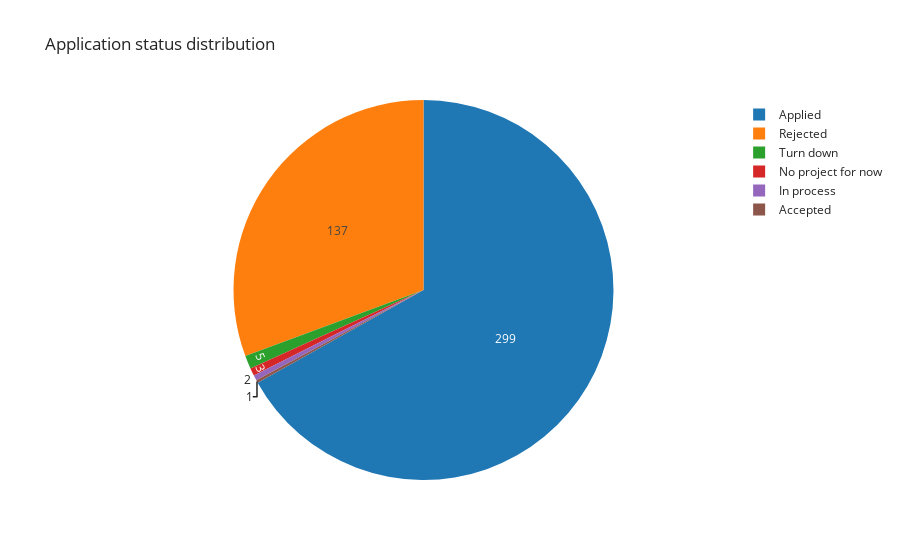

The notebook cell this image was saved under:
### Markdown cell above
#### Insights

### Code cell
status_counts = df_jsa_10_2023_p["status"].value_counts()

px.pie(values=status_counts.values, names=status_counts.index,
       title="Application status distribution")\
  .update_traces(textinfo="value")

### Figure 1 — Plotly figure (JSON) as saved in the notebook; plotly's stock layout.template omitted (floating-point values rounded to 4 significant figures)
{"data": [{"domain": {"x": [0, 1], "y": [0, 1]}, "hovertemplate": "label=%{label}<br>value=%{value}<extra></extra>", "labels": ["Applied", "Rejected", "Turn down", "No project for now", "In process", "Accepted"], "legendgroup": "", "name": "", "showlegend": true, "textinfo": "value", "type": "pie", "values": [299, 137, 5, 3, 2, 1]}], "layout": {"legend": {"tracegroupgap": 0}, "title": {"text": "Application status distribution"}}}
